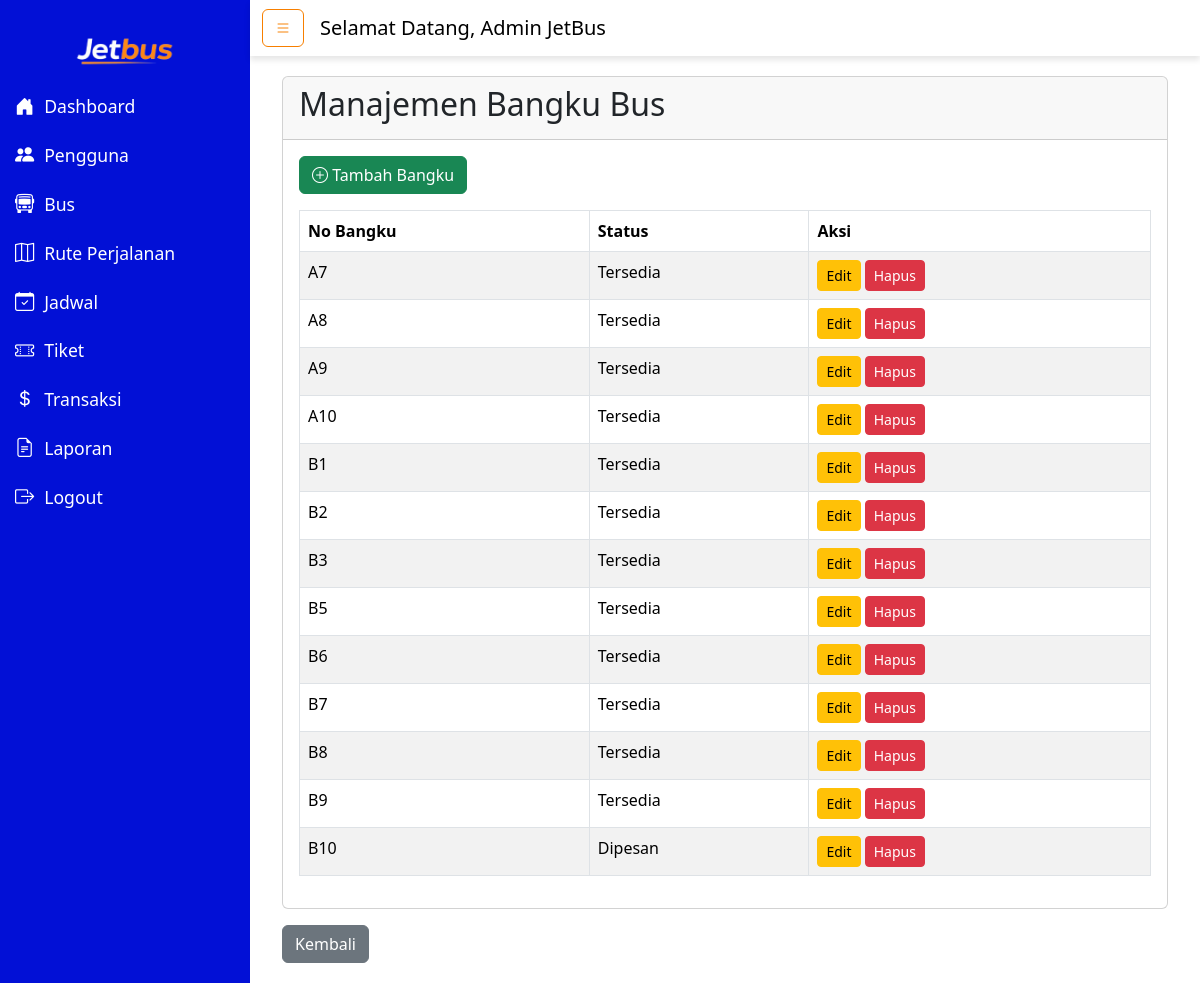
Page /admin/bangkuBus.php?id=10 (signed in) on the committed database.
### tables this page shows
CREATE TABLE `bangku` (
  `id_bangku` int(11) NOT NULL,
  `id_bus` int(11) NOT NULL,
  `no_bangku` varchar(10) NOT NULL,
  `status` enum('tersedia','dipesan') DEFAULT 'tersedia'
);

### admin/bangkuBus.php (the view, shortened to what this page needs)
<?php
include "header.php";
include "../koneksi.php";
$id_bus = $_GET['id'];
$query = "SELECT * FROM bangku WHERE id_bus = '$id_bus'";
$result = mysqli_query($koneksi, $query);
?>
<div class="d-flex">
    <?php include "sidebar.php" ?>
    <div class="content-wrapper w-100">
        <?php include "navbar.php"; ?>
        <main class="content">
            <div class="container-fluid">
                <div class="card">
                    <div class="card-header">
                        <h2>Manajemen Bangku Bus</h2>
                    </div>
                    <div class="card-body">
                        <a href="tambahBangku.php?id_bus=<?= $id_bus; ?>" class="btn btn-success mb-3"><i class="bi bi-plus-circle"></i> Tambah Bangku</a>
                        <table class="table table-bordered table-striped">
                            <thead>
                                <tr>
                                    <th>No Bangku</th>
                                    <th>Status</th>
                                    <th>Aksi</th>
                                </tr>
                            </thead>
                            <tbody>
                                <?php while ($row = mysqli_fetch_assoc($result)): ?>
                                    <tr>
                                        <td><?= $row['no_bangku']; ?></td>
                                        <td><?= ucfirst($row['status']); ?></td>
                                        <td>
                                            <a href="editBangku.php?id=<?= $row['id_bangku']; ?>" class="btn btn-warning btn-sm">Edit</a>
                                            <a href="hapusBangku.php?id=<?= $row['id_bangku']; ?>&id_bus=<?= $id_bus; ?>" class="btn btn-danger btn-sm" onclick="return confirm('Yakin ingin menghapus bangku ini?')">Hapus</a>
                                        </td>
                                    </tr>
                                <?php endwhile; ?>
                            </tbody>
                        </table>
                    </div>
                </div>
                <a href="kelolaBus.php" class="btn btn-secondary mt-3">Kembali</a>
            </div>
        </main>
    </div>
</div>
<?php include 'footer.php'; ?>

### assets/css/admin.css (style rules this page uses)
body { font-family: Arial, sans-serif; background-color: #f5f5f5; margin: 0; padding: 0; }
.content-wrapper { flex: 1; display: flex; flex-direction: column; }
.content { padding: 20px; background-color: white; min-height: 100vh; }

### rows in the picture
bangku: no_bangku "A7", status "Tersedia"
bangku: no_bangku "A8", status "Tersedia"
bangku: no_bangku "A9", status "Tersedia"
bangku: no_bangku "A10", status "Tersedia"
bangku: no_bangku "B1", status "Tersedia"
bangku: no_bangku "B2", status "Tersedia"
bangku: no_bangku "B3", status "Tersedia"
bangku: no_bangku "B5", status "Tersedia"
bangku: no_bangku "B6", status "Tersedia"
bangku: no_bangku "B7", status "Tersedia"
bangku: no_bangku "B8", status "Tersedia"
bangku: no_bangku "B9", status "Tersedia"
bangku: no_bangku "B10", status "Dipesan"

### other values in the picture
$_SESSION['nama'] "Admin JetBus"
